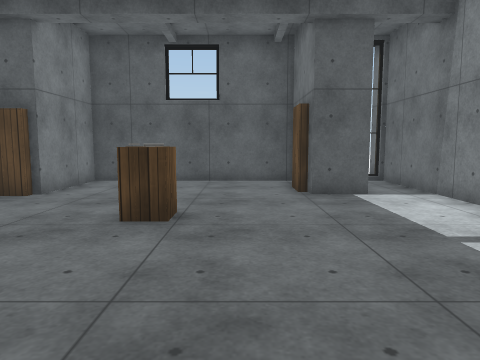
View 1 (above)

13 first-person views from a walk through a Unity game level. The camera is 1.2 m above the floor, tilts 6° down and sees 70° across. The floor is counted in squares, 1 m on a side. Each view is taken from the middle of a square. On the plan, view 1 faces up. The plan holds only what a view shows up to about 14 squares ahead; the rest is blank. The place goes on beyond the plan. The player character is not drawn. Some surface patterns are stand-ins.

View 2
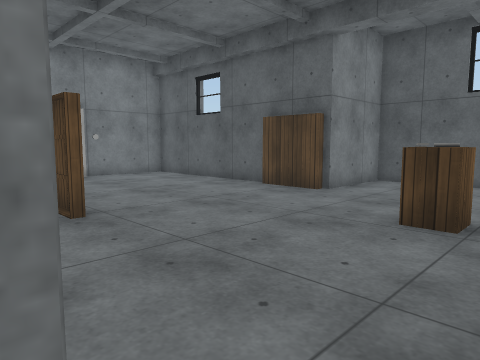

View 3
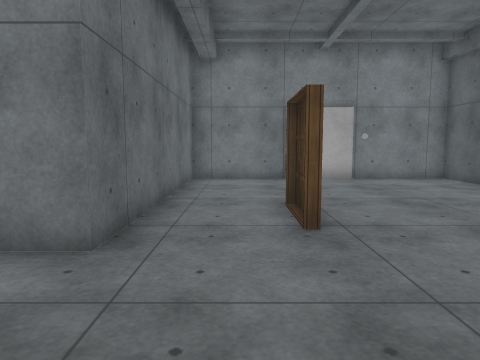

View 4
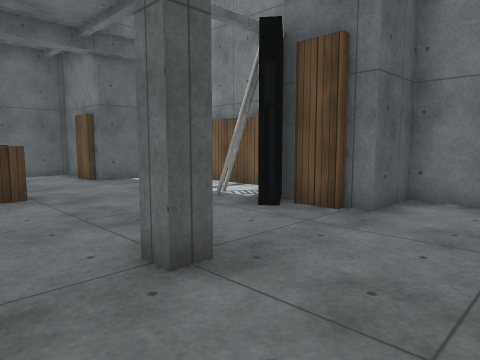

View 5
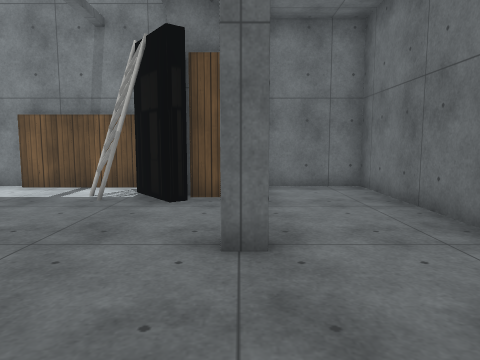

View 6
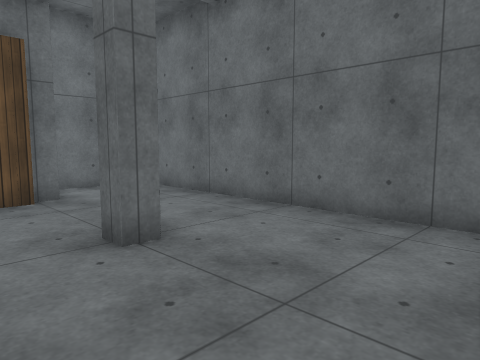

View 7
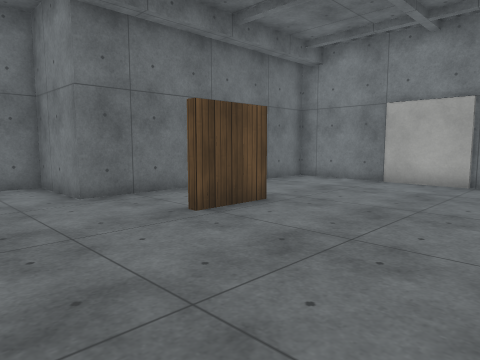

View 8
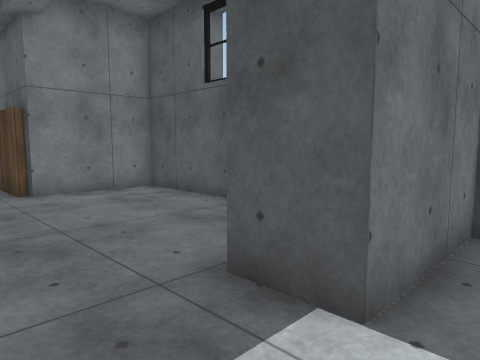

View 9
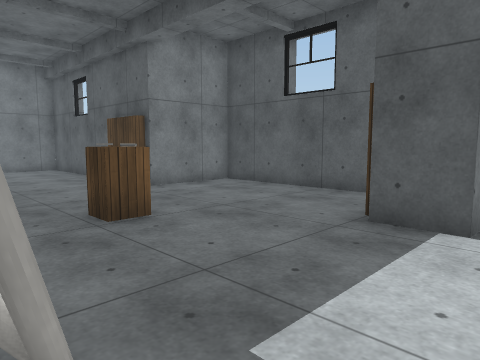

View 10
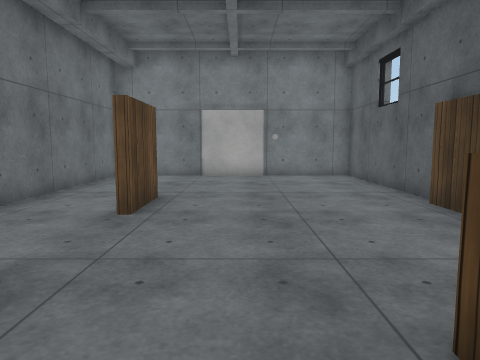

View 11
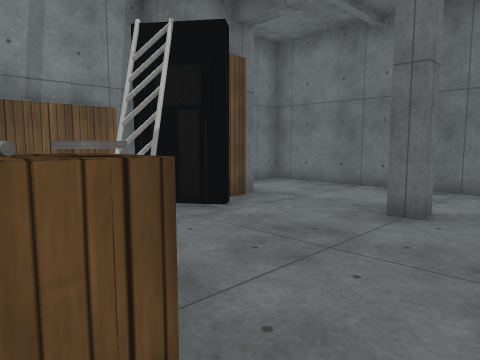

View 12
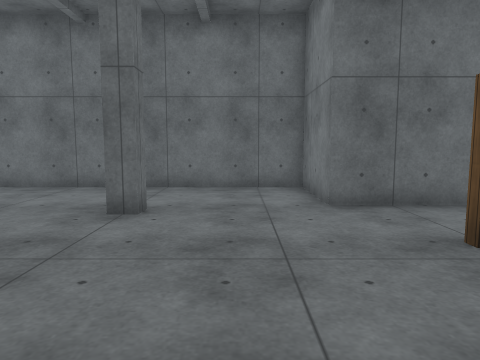

View 13
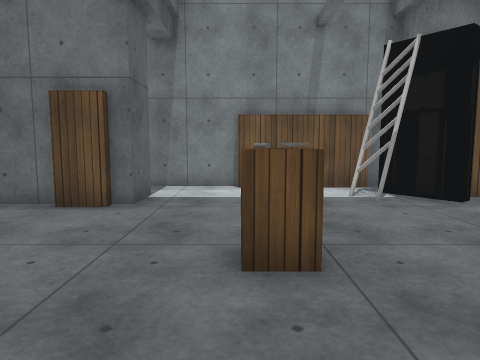

### Floor plan
Points are (right, up) in squares from view 1. A wall is a line through its corners. A room is listed if a view was taken in it or the views show most of it. See-through windows are left out.
Room 1 (views 1, 2, 3, 4, 5, 6, 7, 8, 9, 10, 11, 12, 13)
walls: (-6.2, 2.1) (-7.7, 2.1) (-5.6, 2.1); (-0.6, -0.3) (-1.3, -0.3) (-1.3, 0.2) (-0.6, 0.2); (-4.9, 7.9) (-7, 7.9); (2.2, 1.1) (2, 1.4) (3.5, 2.6); (2.9, 1.1) (2.9, 1.6); (2.7, 0) (2.7, 1.1); (-7, 8.1) (-13, 8.1) (-13, -0.7) (-4.7, -0.7) (-4.7, -3.4) (4.7, -3.4) (4.7, -0.3) (2.9, -0.3) (2.9, 0.2); (1.5, 8.5) (1.5, 9.6); (4.4, 2.4) (4.4, 6.1); (1.7, 9.6) (1.7, 11.1) (-4.7, 11.1) (-4.7, 8.1) (-5.1, 8.1); (4.7, 6) (4.7, 11.1) (4.2, 11.1); (3.1, 11.1) (3.1, 8.1) (1.7, 8.1) (1.7, 8.6)
objects: other object (-1, 6); other object (2, 3) to (3, 3)

Positions as (right, up) in squares from view 1, and headings:
1: (0, 0), facing up
2: (0, 0), facing up-left
3: (-1, 1), facing left
4: (-3, -3), facing up-right
5: (-5, 0), facing right
6: (-5, 2), facing down-right
7: (-2, 7), facing down-left
8: (4, 6), facing up-left
9: (4, 3), facing up-left
10: (0, 4), facing left
11: (-3, 6), facing down-right
12: (-3, 6), facing down
13: (-5, 6), facing right
